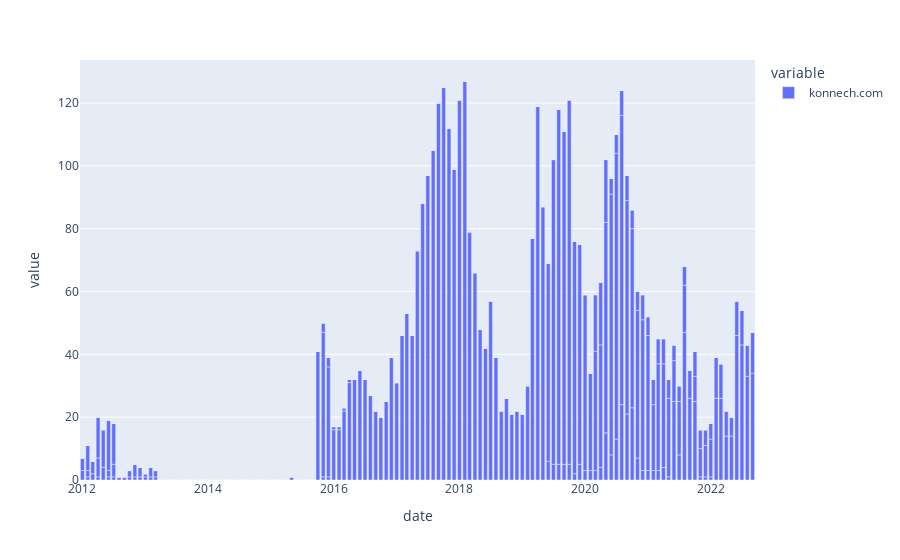

Notebook code cell kept with this figure:
### Code cell
# Using plotly.express
import plotly.express as px

import pandas as pd
fig = px.bar(df, x='date', y=df.columns)
fig.show()

### Figure 1 — Plotly figure (JSON) as saved in the notebook; plotly's stock layout.template omitted (floating-point values rounded to 4 significant figures; data arrays with more than 128 entries replaced by an {"elided": "..."} marker saying what was removed)
{"data": [{"alignmentgroup": "True", "hovertemplate": "variable=konnech.com<br>date=%{x}<br>value=%{y}<extra></extra>", "legendgroup": "konnech.com", "marker": {"color": "#636efa", "pattern": {"shape": ""}}, "name": "konnech.com", "offsetgroup": "konnech.com", "orientation": "v", "showlegend": true, "textposition": "auto", "type": "bar", "x": {"elided": "774 str values"}, "xaxis": "x", "y": {"elided": "774 int values"}, "yaxis": "y"}], "layout": {"barmode": "relative", "legend": {"title": {"text": "variable"}, "tracegroupgap": 0}, "margin": {"t": 60}, "xaxis": {"anchor": "y", "domain": [0, 1], "title": {"text": "date"}}, "yaxis": {"anchor": "x", "domain": [0, 1], "title": {"text": "value"}}}}
